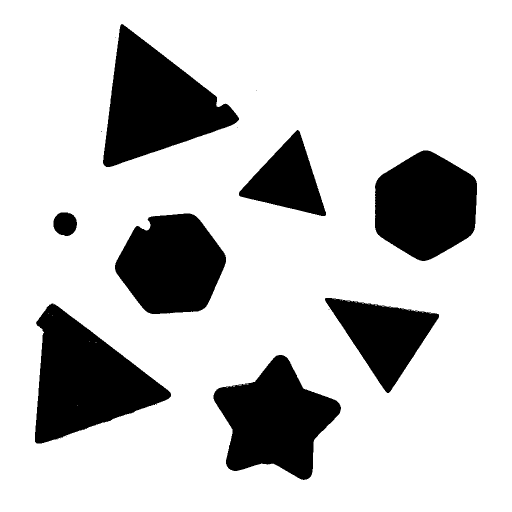
//> input picture 底层算法演示/点多边形测试/assets/binary.png, 1024 x 1024 px (shown at 1/2 size)
$ ./point_polygon_test -s=../assets/binary.png   (built with g++ and OpenCV 4)
//> lines starting //> are read from the running program, lines starting //| are printed output that depends on the picture; after the words box and inside, x2 and y2 are one past the last pixel; in counts of white or black regions, pixels touching at a corner belong together
/**
 * @file    point_polygon_test.cpp
 * @brief   点多边形测试演示：判断像素点位于多边形内、外还是边界上，并给出带符号距离。
 * @details 流程：提取多边形轮廓 -> 网格布点 -> pointPolygonTest 计算距离 -> 分类着色
 *          -> 生成距离场可视化。
 * @note    依赖：OpenCV 4.x（core / imgproc / imgcodecs / highgui）
 *          measureDist=false 时函数只返回 +1/0/-1，速度快；true 时返回带符号的欧氏距离，
 *          内部为正、外部为负、边界为 0，是判断「离边界多远」的关键。
 */

#include <algorithm>
#include <cmath>
#include <iostream>
#include <string>
#include <vector>

#include <opencv2/opencv.hpp>
#include <opencv2/core/utils/filesystem.hpp>

namespace {

const int kPanelWidth = 480;
const int kPanelHeight = 360;
const int kTitleHeight = 30;

/** @brief 在若干候选位置中查找素材，便于从不同工作目录运行。 */
std::string locateAsset(const std::string& fileName)
{
//> called with fileName = "binary.png"
    const std::vector<std::string> candidates = {
        "../../assets/" + fileName, "../assets/" + fileName, "assets/" + fileName};
    for (const auto& path : candidates) {
        if (cv::utils::fs::exists(path)) {
            return path;
        }
    }
    return candidates.front();
}

/** @brief 由素材路径推导输出目录：<demo>/assets/x.png -> <demo>/output。 */
std::string outputDirFor(const std::string& inputPath)
{
    std::string dir = inputPath;
    const size_t slash = dir.find_last_of("/\\");
    dir = (slash == std::string::npos) ? "." : dir.substr(0, slash);
    const size_t slash2 = dir.find_last_of("/\\");
    const std::string leaf = (slash2 == std::string::npos) ? dir : dir.substr(slash2 + 1);
    if (leaf == "assets") {
        dir = (slash2 == std::string::npos) ? "." : dir.substr(0, slash2);
    }
    return dir + "/output";
}

/** @brief 等比缩放并居中留白到固定面板。 */
cv::Mat fitPanel(const cv::Mat& image, const std::string& title)
{
    const double scale =
        std::min(kPanelWidth / static_cast<double>(image.cols),
                 kPanelHeight / static_cast<double>(image.rows));
    cv::Mat scaled;
    cv::resize(image, scaled, cv::Size(), scale, scale, cv::INTER_AREA);
    cv::Mat panel(kPanelHeight + kTitleHeight, kPanelWidth, CV_8UC3, cv::Scalar(255, 255, 255));
    const int x = (kPanelWidth - scaled.cols) / 2;
    const int y = kTitleHeight + (kPanelHeight - scaled.rows) / 2;
    scaled.copyTo(panel(cv::Rect(x, y, scaled.cols, scaled.rows)));
    cv::putText(panel, title, cv::Point(8, 21), cv::FONT_HERSHEY_SIMPLEX, 0.5,
                cv::Scalar(0, 0, 0), 1, cv::LINE_AA);
    return panel;
}

/** @brief 按列数拼接等尺寸面板。 */
cv::Mat montage(const std::vector<cv::Mat>& panels, int cols)
{
    const int rows = static_cast<int>((panels.size() + cols - 1) / cols);
    cv::Mat canvas(rows * panels[0].rows, cols * panels[0].cols, CV_8UC3, cv::Scalar(255, 255, 255));
    for (size_t i = 0; i < panels.size(); ++i) {
        const int r = static_cast<int>(i) / cols;
        const int c = static_cast<int>(i) % cols;
        panels[i].copyTo(canvas(cv::Rect(c * panels[i].cols, r * panels[i].rows,
                                         panels[i].cols, panels[i].rows)));
    }
    return canvas;
}

/**
 * @brief  从二值图提取面积最大的外轮廓。
 * @param  binary 二值图。
 * @return 最大轮廓的点集。
 */
std::vector<cv::Point> largestContour(const cv::Mat& binary)
{
    std::vector<std::vector<cv::Point>> contours;
    cv::findContours(binary, contours, cv::RETR_EXTERNAL, cv::CHAIN_APPROX_SIMPLE);
    if (contours.empty()) {
        return {};
    }
    const auto it = std::max_element(
        contours.begin(), contours.end(),
        [](const std::vector<cv::Point>& a, const std::vector<cv::Point>& b) {
            return cv::contourArea(a) < cv::contourArea(b);
        });
    return *it;
}

/**
 * @brief  把多边形的带符号距离场量化为彩色图。
 * @param  contour 多边形。
 * @param  size    画布尺寸。
 * @param  step    采样步长（越小越精细也越慢）。
 * @return BGR 距离场可视化。
 */
cv::Mat distanceField(const std::vector<cv::Point>& contour, cv::Size size, int step)
{
    cv::Mat field(size, CV_32F, cv::Scalar(0.0f));
    for (int y = 0; y < size.height; y += step) {
        for (int x = 0; x < size.width; x += step) {
            const double distance =
                cv::pointPolygonTest(contour, cv::Point2f(static_cast<float>(x),
                                                         static_cast<float>(y)), true);
            const int w = std::min(step, size.width - x);
            const int h = std::min(step, size.height - y);
            field(cv::Rect(x, y, w, h)).setTo(distance);
        }
    }
    cv::Mat normalized;
    cv::normalize(field, normalized, 0, 255, cv::NORM_MINMAX);
    cv::Mat normalized8;
    normalized.convertTo(normalized8, CV_8U);  // applyColorMap 只接受 CV_8UC1 / CV_8UC3
    cv::Mat colored;
    cv::applyColorMap(normalized8, colored, cv::COLORMAP_JET);
    return colored;
}

}  // namespace

/**
 * @brief  主流程：提取多边形、网格布点分类并输出距离场。
 * @param  argc 参数个数。
 * @param  argv 参数列表。
 * @return 0 表示成功，非 0 表示失败。
 */
int main(int argc, char** argv)
{
    const cv::String keys =
        "{help h usage ? |      | 打印帮助信息 }"
        "{b binary       |      | 二值图，缺省读取 assets/binary.png }"
        "{s shapes       |      | 用于叠加可视化的彩色图，缺省读取 assets/shapes.png }"
        "{o output       |      | 输出图像路径，缺省写入 <目录>/output/point_polygon_test.png }"
        "{g grid         | 40   | 测试点的网格间距(像素) }"
        "{p step         | 6    | 距离场的采样步长(像素) }"
        "{d display      | 0    | 是否弹窗显示 (1=显示, 0=不显示) }";

    cv::CommandLineParser parser(argc, argv, keys);
    parser.about("点多边形测试演示: pointPolygonTest 的位置关系与距离\n参数请使用 --key=value 形式");
    if (parser.has("help")) {
        parser.printMessage();
        return 0;
    }
    if (!parser.check()) {
        parser.printErrors();
        parser.printMessage();
        return -1;
    }

    std::string binaryPath = parser.get<std::string>("binary");
    std::string shapesPath = parser.get<std::string>("shapes");
    if (binaryPath.empty()) {
        binaryPath = locateAsset("binary.png");
    }
    if (shapesPath.empty()) {
        shapesPath = locateAsset("shapes.png");
    }

    // 步骤 1：定义多边形。二值图转灰度后提取最大外轮廓。
    const cv::Mat binarySrc = cv::imread(binaryPath, cv::IMREAD_GRAYSCALE);
//> binarySrc: 1024 rows x 1024 cols, CV_8UC1; 78.7% white; 15 black regions (7 under 20 px), largest, box (x1, y1, x2, y2) and area: (70, 607, 342, 887) 41416, (206, 48, 478, 334) 40489, (427, 710, 682, 960) 36593
    cv::Mat canvas = cv::imread(shapesPath, cv::IMREAD_COLOR);
//> canvas is the input picture: 1024 rows x 1024 cols, CV_8UC3; 78.7% white; 15 black regions (7 under 20 px), largest, box (x1, y1, x2, y2) and area: (70, 607, 342, 887) 41416, (206, 48, 478, 334) 40489, (427, 710, 682, 960) 36593
    if (binarySrc.empty() || canvas.empty()) {
        std::cerr << "无法读取素材" << std::endl;
        return -1;
    }
    cv::Mat binary;
    // 素材是白底黑形状：必须取反，否则 findContours 会把整幅画面的白色边框当成最大轮廓。
    cv::threshold(binarySrc, binary, 127, 255, cv::THRESH_BINARY_INV);
//> binary: 1024 rows x 1024 cols, CV_8UC1; 21.3% white; 15 white regions (7 under 20 px)
    const std::vector<cv::Point> polygon = largestContour(binary);
//> in largestContour, `cv::findContours(binary, contours, cv::RETR_EXTERNAL, cv::CHAIN_APPROX..`: contours = 15 contours, 7 with area under 20; largest, box (x1, y1, x2, y2) and area: (70, 607, 342, 887) 41019, (206, 48, 478, 334) 40082, (427, 710, 682, 960) 36242, (750, 301, 954, 522) 33889, (230, 427, 452, 628) 32572, (650, 596, 878, 786) 20615, (478, 260, 652, 432) 14712, (107, 425, 154, 472) 1699
//> polygon = contour of 376 points, box (x1, y1, x2, y2) (70, 607, 342, 887), area 41019
    if (polygon.size() < 3) {
        std::cerr << "未找到有效多边形轮廓" << std::endl;
        return -1;
    }

    // 步骤 2：测试多个点，并用 measureDist=true 拿到带符号距离。
    const int grid = std::max(4, parser.get<int>("grid"));
    int inside = 0;
    int outside = 0;
    int onEdge = 0;
    double maxInside = 0.0;
    double minOutside = 0.0;
    const cv::Scalar kInsideColor(60, 200, 60);
    const cv::Scalar kOutsideColor(60, 60, 220);
    const cv::Scalar kEdgeColor(220, 180, 40);

    cv::Mat classified = canvas.clone();
    for (int y = grid / 2; y < canvas.rows; y += grid) {
        for (int x = grid / 2; x < canvas.cols; x += grid) {
            const cv::Point2f pt(static_cast<float>(x), static_cast<float>(y));
            const double distance = cv::pointPolygonTest(polygon, pt, true);
            cv::Scalar color = kOutsideColor;
            if (distance > 0.0) {
                ++inside;
                color = kInsideColor;
                maxInside = std::max(maxInside, distance);
            } else if (distance < 0.0) {
                ++outside;
                minOutside = std::min(minOutside, distance);
            } else {
                ++onEdge;
                color = kEdgeColor;
            }
            // 半径随距离增大，直观看出「离边界多远」。
            const int radius = std::max(2, std::min(9, 2 + static_cast<int>(std::fabs(distance) / 25.0)));
            cv::circle(classified, cv::Point(x, y), radius, color, cv::FILLED, cv::LINE_AA);
        }
    }
//> this loop made 26 passes
//> (inside, maxInside, outside) on passes 1 to 12: (0, 0, 26), (0, 0, 52), (0, 0, 78), (0, 0, 104), (0, 0, 130), (0, 0, 156), (0, 0, 182), (0, 0, 208), (0, 0, 234), (0, 0, 260), (0, 0, 286), (0, 0, 312)
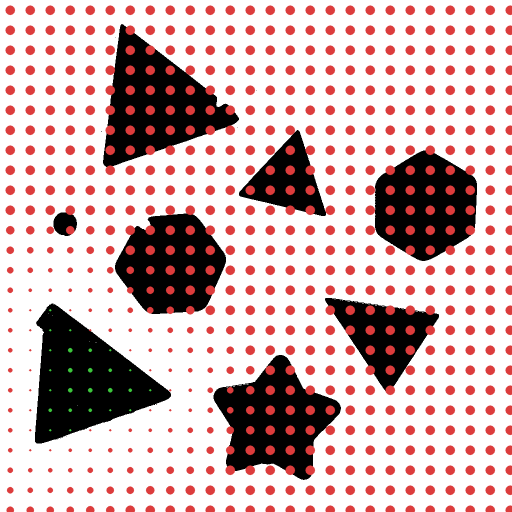
//> classified: 1024 rows x 1024 cols, CV_8UC3 (shown at 1/2 size); 17.36% of pixels changed, all inside (x1, y1, x2, y2) = (10, 10, 1024, 1024)
//> after the loop, inside = 25; maxInside = 68.35; outside = 651; minOutside = -1023.1; onEdge = 0
    cv::drawContours(classified, std::vector<std::vector<cv::Point>>{polygon}, -1,
                     cv::Scalar(0, 0, 0), 2, cv::LINE_AA);
//> classified: 1024 rows x 1024 cols, CV_8UC3; 0.17% of pixels changed, all inside (x1, y1, x2, y2) = (68, 605, 344, 889)

    // 步骤 3：可视化。
    cv::Mat contourView;
    cv::cvtColor(binary, contourView, cv::COLOR_GRAY2BGR);
    cv::drawContours(contourView, std::vector<std::vector<cv::Point>>{polygon}, -1,
                     cv::Scalar(0, 0, 255), 2, cv::LINE_AA);
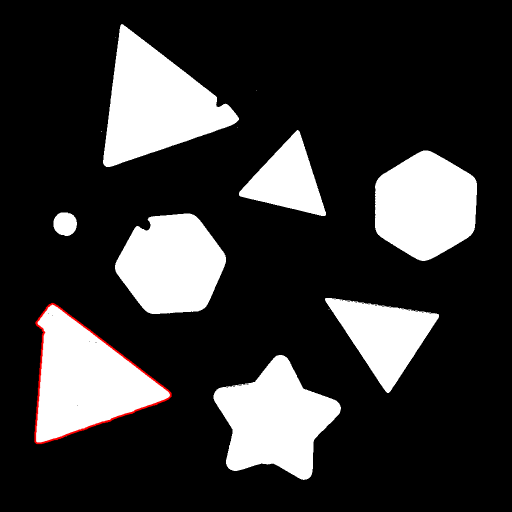
//> contourView: 1024 rows x 1024 cols, CV_8UC3 (shown at 1/2 size); mean B, G, R 53.8, 53.8, 54.6

    const int step = std::max(2, parser.get<int>("step"));
    const cv::Mat field = distanceField(polygon, canvas.size(), step);
//> in distanceField, `cv::Mat field(size, CV_32F, cv::Scalar(0.0f));`: field: 1024 rows x 1024 cols, CV_32FC1; every value is 0
//> after the loop in distanceField, `for (int y = 0; y < size.height; y += step)`:
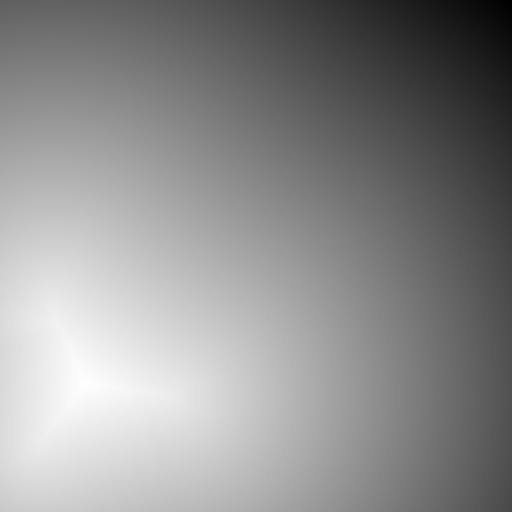
//> field: 1024 rows x 1024 cols, CV_32FC1 (shown at 1/2 size); min -1038, max 86.83, mean -408.5; drawn with min black and max white

    std::cout << "多边形顶点数: " << polygon.size() << ", 面积: " << cv::contourArea(polygon)
              << "\n网格间距: " << grid << " 像素\n";
//| 多边形顶点数: 376, 面积: 41019
//| 网格间距: 40 像素
    std::cout << "  内部点: " << inside << ", 外部点: " << outside << ", 边界点: " << onEdge << "\n";
//|   内部点: 25, 外部点: 651, 边界点: 0
    std::cout << "  最大内部距离(内切半径): " << maxInside << "\n";
//|   最大内部距离(内切半径): 68.352
    std::cout << "  外部点最近距离: " << minOutside << "\n";
//|   外部点最近距离: -1023.07

    const std::vector<cv::Mat> panels = {
        fitPanel(contourView, "largest contour"),
        fitPanel(classified, "inside / outside / edge"),
        fitPanel(field, "signed distance field")};
//> in fitPanel, `cv::putText(panel, title, cv::Point(8, 21), cv::FONT_HERSHEY_SIMPLEX, ..`:
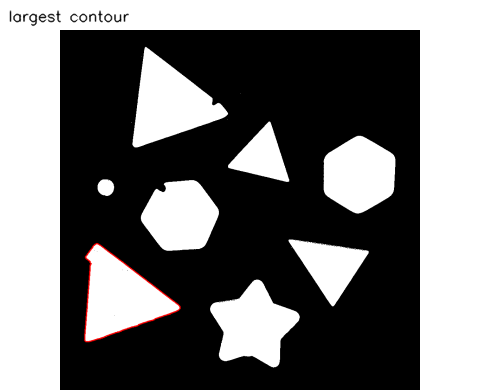
//> panel: 390 rows x 480 cols, CV_8UC3; mean B, G, R 115.2, 115.2, 115.8
//> call 2 of fitPanel, with title = "inside / outside / edge"
//> in fitPanel (call 2), `cv::putText(panel, title, cv::Point(8, 21), cv::FONT_HERSHEY_SIMPLEX, ..`:
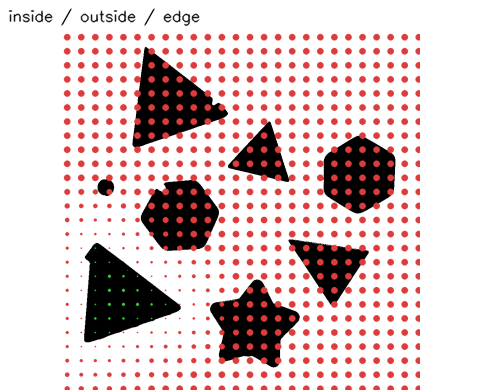
//> panel: 390 rows x 480 cols, CV_8UC3; mean B, G, R 201.5, 201.5, 218.1
//> call 3 of fitPanel, with title = "signed distance field"
//> in fitPanel (call 3), `cv::putText(panel, title, cv::Point(8, 21), cv::FONT_HERSHEY_SIMPLEX, ..`:
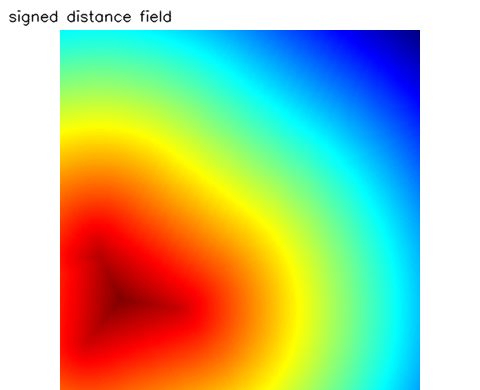
//> panel: 390 rows x 480 cols, CV_8UC3; mean B, G, R 152.2, 193.3, 176.7
    const cv::Mat result = montage(panels, 3);
//> in montage, `const int rows = static_cast<int>((panels.size() + cols - 1) / cols);`: rows = 1
//> in montage, `cv::Mat canvas(rows * panels[0].rows, cols * panels[0].cols, CV_8UC3, ..`: canvas: 390 rows x 1440 cols, CV_8UC3; every value is 255
//> the loop in montage, `for (size_t i = 0; i < panels.size(); ++i)` made 3 passes
//> after the loop in montage, `for (size_t i = 0; i < panels.size(); ++i)`:
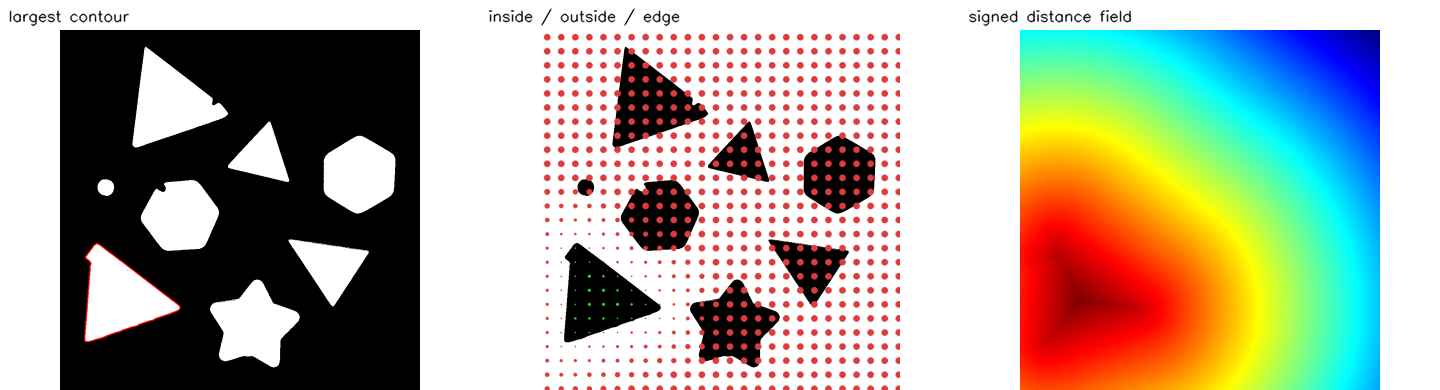
//> canvas: 390 rows x 1440 cols, CV_8UC3; mean B, G, R 156.3, 170, 170.2

    std::string outputPath = parser.get<std::string>("output");
    if (outputPath.empty()) {
        const std::string outDir = outputDirFor(binaryPath);
        cv::utils::fs::createDirectories(outDir);
        outputPath = outDir + "/point_polygon_test.png";
    }
    if (!cv::imwrite(outputPath, result)) {
        std::cerr << "无法写入输出图像: " << outputPath << std::endl;
        return -1;
    }
    std::cout << "结果已保存至 " << outputPath << std::endl;

    if (parser.get<int>("display") != 0) {
        cv::imshow("point polygon test", result);
        cv::waitKey(0);
    }
    return 0;
}
